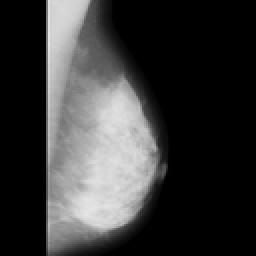
%> input picture Procesamiento de imagenes/New folder/New folder (2)/mamografia.png, 128 x 128 px, shrunk from 1024 x 1024 before the run (shown 2 times larger)
$ octave ecu3.m   (GNU Octave 9; MATLAB toolbox functions it lacks are replaced by stand-ins)
%> lines starting %> are read from the running program, lines starting %| are printed output that depends on the picture
%programa que, sin llamar a las funciones de Matlab, ecualiza el histograma
%de una imagen

clc
x=imread('mamografia.png');
%> x is the input picture: size 128x128 uint8; min 0, max 229, mean 56.1
figure(1),histeq(x)
%> after `histeq(x)`:
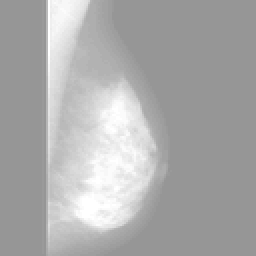
%> ans: size 128x128 uint8 (shown 2 times larger); min 150, max 255, mean 171.5
newx=[];
% x es un vector o matriz formado por enteros
[m n]=size(x);
%> m = 128; n = 128
x=double(x);
%> x: size 128x128 double
mayor=max(max(x));
%> mayor = 229
menor=min(min(x));
%> menor = 0

if menor>=0

histograma=zeros(1,mayor);

for i=1:m
    for j=1:n
       for k=1:length(histograma)
           if k==x(i,j)
        histograma(k)=histograma(k)+1;
           end;
        end;
    end;
end;
%> after the loop, histograma = 229 values, max 128 at index 213, min 3 at index 49, mean 28.86

else
   mayor2=0-menor+1;
   histograma=zeros(1,mayor2+mayor);

for i=1:m
    for j=1:n
        for k=menor:mayor
            if k==x(i,j)
             histograma(k+mayor2)=histograma(k+mayor2)+1;
            end;
        end;
    end;
end;

end;

histograma=histograma/(n*m);
%> histograma = 229 values, max 0.00781 at index 213, min 0.000183 at index 49, mean 0.00176
%Normalized histogram

ecu=zeros(1,length(histograma));

for i=1:length(histograma)
    for j=1:i
        ecu(i)=ecu(i)+histograma(j);
        %ecu has the acumulative histogram
    end;
end;
%> after the loop, ecu = 229 values from 0.00232 to 0.403


if menor>=0

for i=1:m
    for j=1:n
        if x(i,j)~=0
       newx(i,j)=ecu(x(i,j))*(mayor-menor)+menor;
        else
        newx(i,j)=ecu(x(i,j)+1)*(mayor-menor)+menor;
        end;
    end;
end;
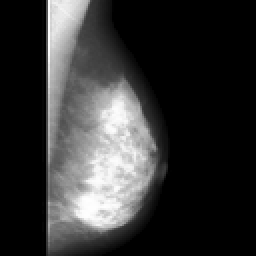
%> newx: size 128x128 double (shown 2 times larger); min 0.531, max 92.39, mean 19.1; drawn with min black and max white

else

for i=1:m
    for j=1:n
       newx(i,j)=ecu(x(i,j)+mayor2)*(mayor-menor)+menor;
    end;
end;


end;
newx=round(newx);

figure(2)
subplot(1,2,1)
imshow(uint8(x+50));
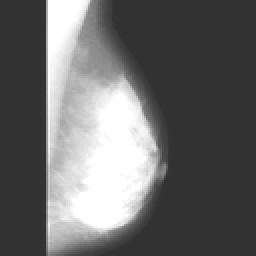
%> displayed picture: size 128x128, on the screen's scale of 0 to 255 (shown 2 times larger); min 50, max 255, mean 105.4
subplot(1,2,2)
imshow(uint8(newx));
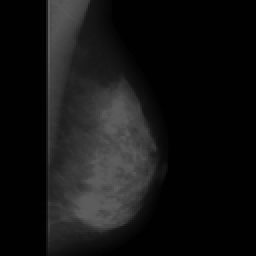
%> displayed picture: size 128x128, on the screen's scale of 0 to 255 (shown 2 times larger); min 1, max 92, mean 19.3; mean of the top-left, top-right, bottom-left and bottom-right quarters 28.2, 3.8, 35.9, 9.5

$ run again, with Procesamiento de imagenes/New folder/New folder (2)/car3.bmp saved as Procesamiento de imagenes/New folder/New folder (2)/mamografia.png
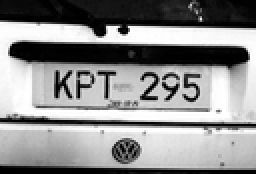
%> input picture Procesamiento de imagenes/New folder/New folder (2)/car3.bmp, 128 x 87 px, shrunk from 250 x 170 before the run (shown 2 times larger)
%> x is the input picture: size 87x128 uint8; min 0, max 255, mean 139.9
%> `histeq(x)`:
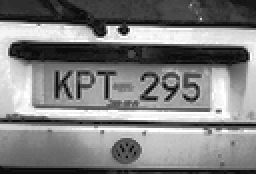
%> ans: size 87x128 uint8 (shown 2 times larger); min 12, max 255, mean 127
%> x: size 87x128 double
%> mayor = 255
%> menor = 0
%> after the loop `for i=1:m`: histograma = 255 values, max 320 at index 255, min 4 at index 47, mean 41.09
%> `histograma=histograma/(n*m);`: histograma = 255 values, max 0.0287 at index 255, min 0.000359 at index 47, mean 0.00369
%> after the loop `for i=1:length(histograma)`: ecu = 255 values from 0.0278 to 0.941
%> `imshow(uint8(x+50));`:
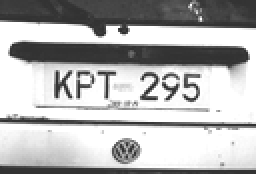
%> displayed picture: size 87x128, on the screen's scale of 0 to 255 (shown 2 times larger); min 50, max 255, mean 179.3
